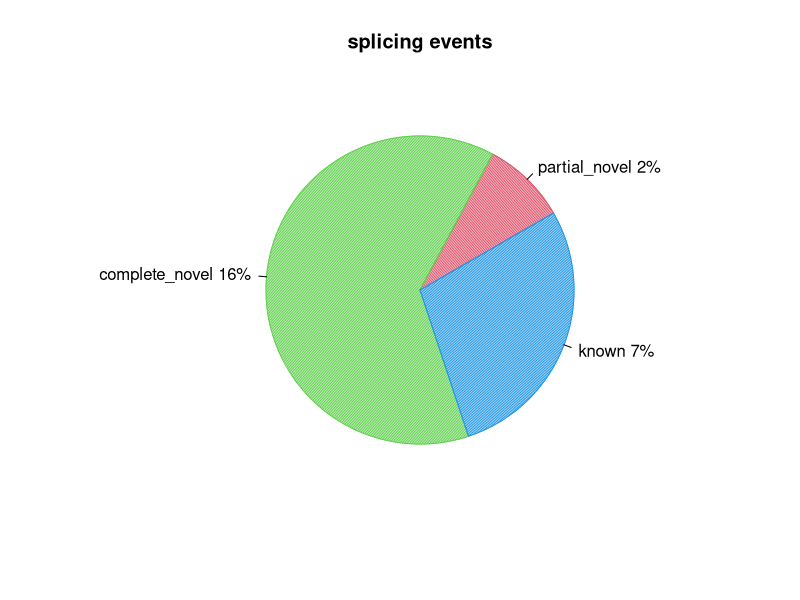
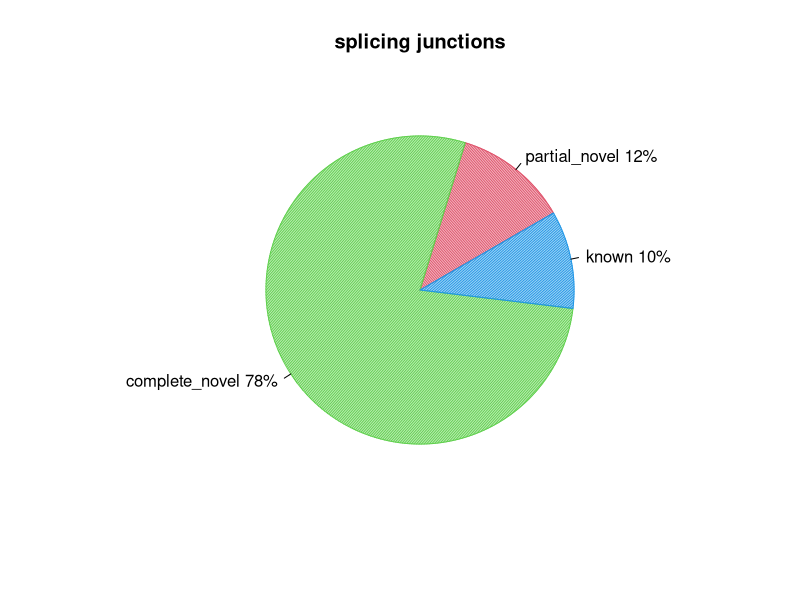

Generate these figures, in order, with R:
pdf("MCIC_MD_2024_113.splice_events.pdf")
events=c(2.297811202676746,16.349903572092447,7.338783381870004)
pie(events,col=c(2,3,4),init.angle=30,angle=c(60,120,150),density=c(70,70,70),main="splicing events",labels=c("partial_novel 2%","complete_novel 16%","known 7%"))
dev.off()
pdf("MCIC_MD_2024_113.splice_junction.pdf")
junction=c(11.921354876386996,77.83141911621568,10.247226007397314)
pie(junction,col=c(2,3,4),init.angle=30,angle=c(60,120,150),density=c(70,70,70),main="splicing junctions",labels=c("partial_novel 12%","complete_novel 78%","known 10%"))
dev.off()
